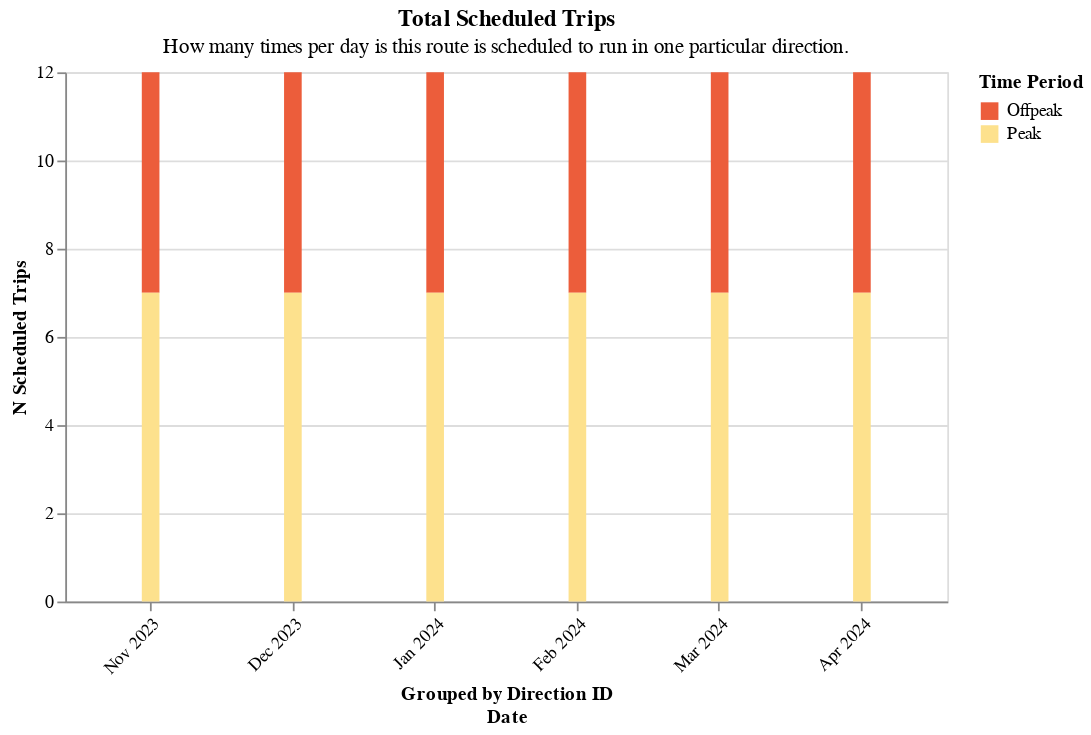

The cell this chart's notebook holds for it:
### Code cell
section3.grouped_bar_chart(
    df=one_route.loc[one_route.time_period != "all_day"].drop_duplicates(),
    color_col="time_period",
    y_col="n_scheduled_trips",
    offset_col="direction_id",
    title="Total Scheduled Trips",
    subtitle="How many times per day is this route is scheduled to run in one particular direction.",
)

### Figure 1 — Vega-Lite specification as saved in the notebook (floating-point values rounded to 4 significant figures)
{"config": {"view": {"continuousWidth": 300, "continuousHeight": 300}}, "data": {"name": "data-5a5058c0fef9a00922ce185cec4948cf"}, "mark": {"type": "bar", "size": 10}, "encoding": {"color": {"field": "time_period", "scale": {"range": ["#ec5d3b", "#fde18d", "#7cc665"]}, "title": "Time Period", "type": "nominal"}, "tooltip": [{"field": "direction_id", "type": "quantitative"}, {"field": "time_period", "type": "nominal"}, {"field": "route_combined_name", "type": "nominal"}, {"field": "organization_name", "type": "nominal"}, {"field": "service_date", "type": "temporal"}, {"field": "time_period", "type": "nominal"}, {"field": "n_scheduled_trips", "type": "quantitative"}], "x": {"axis": {"format": "%b %Y", "labelAngle": -45}, "field": "service_date", "timeUnit": "yearmonthdate", "title": ["Grouped by Direction ID", "Date"], "type": "ordinal"}, "xOffset": {"field": "direction_id", "title": "Direction Id", "type": "nominal"}, "y": {"field": "n_scheduled_trips", "title": "N Scheduled Trips", "type": "quantitative"}}, "height": 300, "title": {"text": ["Total Scheduled Trips"], "subtitle": ["How many times per day is this route is scheduled to run in one particular direction."]}, "width": 500, "$schema": "https://vega.github.io/schema/vega-lite/v5.14.1.json", "datasets": {"data-5a5058c0fef9a00922ce185cec4948cf": [{"schedule_gtfs_dataset_key": "a253a8d7acd57657bb98050f37dd6b0f", "direction_id": 0.0, "time_period": "Offpeak", "avg_scheduled_service_minutes": 52.0, "avg_stop_miles": 0.2, "n_scheduled_trips": 5, "frequency": 0.31, "service_date": "2023-11-15T00:00:00", "minutes_atleast1_vp": 305, "minutes_atleast2_vp": 301, "total_rt_service_minutes": 299.7, "total_scheduled_service_minutes": 260.0, "total_vp": 904, "vp_in_shape": 904, "is_early": 0, "is_ontime": 1, "is_late": 4, "n_vp_trips": 5, "vp_per_minute": 3.02, "pct_in_shape": 100.0, "pct_rt_journey_atleast1_vp": 100.0, "pct_rt_journey_atleast2_vp": 100.0, "pct_sched_journey_atleast1_vp": 100.0, "pct_sched_journey_atleast2_vp": 100.0, "rt_sched_journey_ratio": 1.15, "avg_rt_service_minutes": 59.94, "sched_rt_category": "schedule_and_vp", "speed_mph": null, "name": "Humboldt Schedule", "route_long_name": "AMRTS Gold Route", "route_short_name": "A Gold", "route_combined_name": "AMRTS Gold Route", "route_id": "14", "typology": "rapid", "schedule_source_record_id": "recGTiyx7VcxcUkRu", "base64_url": "aHR0cHM6Ly9kYXRhLnRyaWxsaXVtdHJhbnNpdC5jb20vZ3Rmcy9odW1ib2xkdGNvdW50eS1jYS11cy9odW1ib2xkdGNvdW50eS1jYS11cy56aXA=", "organization_source_record_id": "recynxkqEoo9dJEvw", "organization_name": "City of Eureka", "caltrans_district": "01 - Eureka", "rt_sched_journey_ratio_cat": "Late by 1-25% of the scheduled time", "frequency_cat": "<1 trip/hour", "vp_per_minute_cat": "3+ pings per minute (target)", "ruler_100_pct": 100, "ruler_for_vp_per_min": 2, "frequency_in_minutes": 193.5, "n_scheduled_trips_str": "5"}, {"schedule_gtfs_dataset_key": "a253a8d7acd57657bb98050f37dd6b0f", "direction_id": 0.0, "time_period": "Offpeak", "avg_scheduled_service_minutes": 52.0, "avg_stop_miles": 0.2, "n_scheduled_trips": 5, "frequency": 0.31, "service_date": "2023-12-13T00:00:00", "minutes_atleast1_vp": 303, "minutes_atleast2_vp": 302, "total_rt_service_minutes": 299.5, "total_scheduled_service_minutes": 260.0, "total_vp": 904, "vp_in_shape": 904, "is_early": 0, "is_ontime": 0, "is_late": 5, "n_vp_trips": 5, "vp_per_minute": 3.02, "pct_in_shape": 100.0, "pct_rt_journey_atleast1_vp": 100.0, "pct_rt_journey_atleast2_vp": 100.0, "pct_sched_journey_atleast1_vp": 100.0, "pct_sched_journey_atleast2_vp": 100.0, "rt_sched_journey_ratio": 1.15, "avg_rt_service_minutes": 59.89, "sched_rt_category": "schedule_and_vp", "speed_mph": null, "name": "Humboldt Schedule", "route_long_name": "AMRTS Gold Route", "route_short_name": "A Gold", "route_combined_name": "AMRTS Gold Route", "route_id": "14", "typology": "rapid", "schedule_source_record_id": "recGTiyx7VcxcUkRu", "base64_url": "aHR0cHM6Ly9kYXRhLnRyaWxsaXVtdHJhbnNpdC5jb20vZ3Rmcy9odW1ib2xkdGNvdW50eS1jYS11cy9odW1ib2xkdGNvdW50eS1jYS11cy56aXA=", "organization_source_record_id": "recynxkqEoo9dJEvw", "organization_name": "City of Eureka", "caltrans_district": "01 - Eureka", "rt_sched_journey_ratio_cat": "Late by 1-25% of the scheduled time", "frequency_cat": "<1 trip/hour", "vp_per_minute_cat": "3+ pings per minute (target)", "ruler_100_pct": 100, "ruler_for_vp_per_min": 2, "frequency_in_minutes": 193.5, "n_scheduled_trips_str": "5"}, {"schedule_gtfs_dataset_key": "a253a8d7acd57657bb98050f37dd6b0f", "direction_id": 0.0, "time_period": "Offpeak", "avg_scheduled_service_minutes": 52.0, "avg_stop_miles": 0.19, "n_scheduled_trips": 5, "frequency": 0.31, "service_date": "2024-01-17T00:00:00", "minutes_atleast1_vp": 304, "minutes_atleast2_vp": 302, "total_rt_service_minutes": 300.2, "total_scheduled_service_minutes": 260.0, "total_vp": 906, "vp_in_shape": 906, "is_early": 0, "is_ontime": 0, "is_late": 5, "n_vp_trips": 5, "vp_per_minute": 3.02, "pct_in_shape": 100.0, "pct_rt_journey_atleast1_vp": 100.0, "pct_rt_journey_atleast2_vp": 100.0, "pct_sched_journey_atleast1_vp": 100.0, "pct_sched_journey_atleast2_vp": 100.0, "rt_sched_journey_ratio": 1.15, "avg_rt_service_minutes": 60.03, "sched_rt_category": "schedule_and_vp", "speed_mph": null, "name": "Humboldt Schedule", "route_long_name": "AMRTS Gold Route", "route_short_name": "A Gold", "route_combined_name": "AMRTS Gold Route", "route_id": "14", "typology": "rapid", "schedule_source_record_id": "recGTiyx7VcxcUkRu", "base64_url": "aHR0cHM6Ly9kYXRhLnRyaWxsaXVtdHJhbnNpdC5jb20vZ3Rmcy9odW1ib2xkdGNvdW50eS1jYS11cy9odW1ib2xkdGNvdW50eS1jYS11cy56aXA=", "organization_source_record_id": "recynxkqEoo9dJEvw", "organization_name": "City of Eureka", "caltrans_district": "01 - Eureka", "rt_sched_journey_ratio_cat": "Late by 1-25% of the scheduled time", "frequency_cat": "<1 trip/hour", "vp_per_minute_cat": "3+ pings per minute (target)", "ruler_100_pct": 100, "ruler_for_vp_per_min": 2, "frequency_in_minutes": 193.5, "n_scheduled_trips_str": "5"}, {"schedule_gtfs_dataset_key": "a253a8d7acd57657bb98050f37dd6b0f", "direction_id": 0.0, "time_period": "Offpeak", "avg_scheduled_service_minutes": 52.0, "avg_stop_miles": 0.19, "n_scheduled_trips": 5, "frequency": 0.31, "service_date": "2024-02-14T00:00:00", "minutes_atleast1_vp": 306, "minutes_atleast2_vp": 304, "total_rt_service_minutes": 301.2, "total_scheduled_service_minutes": 260.0, "total_vp": 909, "vp_in_shape": 909, "is_early": 0, "is_ontime": 0, "is_late": 5, "n_vp_trips": 5, "vp_per_minute": 3.02, "pct_in_shape": 100.0, "pct_rt_journey_atleast1_vp": 100.0, "pct_rt_journey_atleast2_vp": 100.0, "pct_sched_journey_atleast1_vp": 100.0, "pct_sched_journey_atleast2_vp": 100.0, "rt_sched_journey_ratio": 1.16, "avg_rt_service_minutes": 60.23, "sched_rt_category": "schedule_and_vp", "speed_mph": null, "name": "Humboldt Schedule", "route_long_name": "AMRTS Gold Route", "route_short_name": "A Gold", "route_combined_name": "AMRTS Gold Route", "route_id": "14", "typology": "rapid", "schedule_source_record_id": "recGTiyx7VcxcUkRu", "base64_url": "aHR0cHM6Ly9kYXRhLnRyaWxsaXVtdHJhbnNpdC5jb20vZ3Rmcy9odW1ib2xkdGNvdW50eS1jYS11cy9odW1ib2xkdGNvdW50eS1jYS11cy56aXA=", "organization_source_record_id": "recynxkqEoo9dJEvw", "organization_name": "City of Eureka", "caltrans_district": "01 - Eureka", "rt_sched_journey_ratio_cat": "Late by 1-25% of the scheduled time", "frequency_cat": "<1 trip/hour", "vp_per_minute_cat": "3+ pings per minute (target)", "ruler_100_pct": 100, "ruler_for_vp_per_min": 2, "frequency_in_minutes": 193.5, "n_scheduled_trips_str": "5"}, {"schedule_gtfs_dataset_key": "a253a8d7acd57657bb98050f37dd6b0f", "direction_id": 0.0, "time_period": "Offpeak", "avg_scheduled_service_minutes": 52.0, "avg_stop_miles": 0.19, "n_scheduled_trips": 5, "frequency": 0.31, "service_date": "2024-03-13T00:00:00", "minutes_atleast1_vp": 314, "minutes_atleast2_vp": 307, "total_rt_service_minutes": 310.4, "total_scheduled_service_minutes": 260.0, "total_vp": 924, "vp_in_shape": 924, "is_early": 0, "is_ontime": 0, "is_late": 5, "n_vp_trips": 5, "vp_per_minute": 2.98, "pct_in_shape": 100.0, "pct_rt_journey_atleast1_vp": 100.0, "pct_rt_journey_atleast2_vp": 99.0, "pct_sched_journey_atleast1_vp": 100.0, "pct_sched_journey_atleast2_vp": 100.0, "rt_sched_journey_ratio": 1.19, "avg_rt_service_minutes": 62.08, "sched_rt_category": "schedule_and_vp", "speed_mph": null, "name": "Humboldt Schedule", "route_long_name": "AMRTS Gold Route", "route_short_name": "A Gold", "route_combined_name": "AMRTS Gold Route", "route_id": "14", "typology": "rapid", "schedule_source_record_id": "recGTiyx7VcxcUkRu", "base64_url": "aHR0cHM6Ly9kYXRhLnRyaWxsaXVtdHJhbnNpdC5jb20vZ3Rmcy9odW1ib2xkdGNvdW50eS1jYS11cy9odW1ib2xkdGNvdW50eS1jYS11cy56aXA=", "organization_source_record_id": "recynxkqEoo9dJEvw", "organization_name": "City of Eureka", "caltrans_district": "01 - Eureka", "rt_sched_journey_ratio_cat": "Late by 1-25% of the scheduled time", "frequency_cat": "<1 trip/hour", "vp_per_minute_cat": "<3 pings/minute", "ruler_100_pct": 100, "ruler_for_vp_per_min": 2, "frequency_in_minutes": 193.5, "n_scheduled_trips_str": "5"}, {"schedule_gtfs_dataset_key": "a253a8d7acd57657bb98050f37dd6b0f", "direction_id": 0.0, "time_period": "Offpeak", "avg_scheduled_service_minutes": 52.0, "avg_stop_miles": 0.19, "n_scheduled_trips": 5, "frequency": 0.31, "service_date": "2024-04-17T00:00:00", "minutes_atleast1_vp": 303, "minutes_atleast2_vp": 300, "total_rt_service_minutes": 298.6, "total_scheduled_service_minutes": 260.0, "total_vp": 901, "vp_in_shape": 901, "is_early": 0, "is_ontime": 0, "is_late": 5, "n_vp_trips": 5, "vp_per_minute": 3.02, "pct_in_shape": 100.0, "pct_rt_journey_atleast1_vp": 100.0, "pct_rt_journey_atleast2_vp": 100.0, "pct_sched_journey_atleast1_vp": 100.0, "pct_sched_journey_atleast2_vp": 100.0, "rt_sched_journey_ratio": 1.15, "avg_rt_service_minutes": 59.73, "sched_rt_category": "schedule_and_vp", "speed_mph": null, "name": "Humboldt Schedule", "route_long_name": "AMRTS Gold Route", "route_short_name": "A Gold", "route_combined_name": "AMRTS Gold Route", "route_id": "14", "typology": "rapid", "schedule_source_record_id": "recGTiyx7VcxcUkRu", "base64_url": "aHR0cHM6Ly9kYXRhLnRyaWxsaXVtdHJhbnNpdC5jb20vZ3Rmcy9odW1ib2xkdGNvdW50eS1jYS11cy9odW1ib2xkdGNvdW50eS1jYS11cy56aXA=", "organization_source_record_id": "recynxkqEoo9dJEvw", "organization_name": "City of Eureka", "caltrans_district": "01 - Eureka", "rt_sched_journey_ratio_cat": "Late by 1-25% of the scheduled time", "frequency_cat": "<1 trip/hour", "vp_per_minute_cat": "3+ pings per minute (target)", "ruler_100_pct": 100, "ruler_for_vp_per_min": 2, "frequency_in_minutes": 193.5, "n_scheduled_trips_str": "5"}, {"schedule_gtfs_dataset_key": "a253a8d7acd57657bb98050f37dd6b0f", "direction_id": 0.0, "time_period": "Peak", "avg_scheduled_service_minutes": 52.0, "avg_stop_miles": 0.2, "n_scheduled_trips": 7, "frequency": 0.88, "service_date": "2023-11-15T00:00:00", "minutes_atleast1_vp": 410, "minutes_atleast2_vp": 405, "total_rt_service_minutes": 403.8, "total_scheduled_service_minutes": 364.0, "total_vp": 1217, "vp_in_shape": 1217, "is_early": 0, "is_ontime": 2, "is_late": 5, "n_vp_trips": 7, "vp_per_minute": 3.01, "pct_in_shape": 100.0, "pct_rt_journey_atleast1_vp": 100.0, "pct_rt_journey_atleast2_vp": 100.0, "pct_sched_journey_atleast1_vp": 100.0, "pct_sched_journey_atleast2_vp": 100.0, "rt_sched_journey_ratio": 1.11, "avg_rt_service_minutes": 57.69, "sched_rt_category": "schedule_and_vp", "speed_mph": 15.07, "name": "Humboldt Schedule", "route_long_name": "AMRTS Gold Route", "route_short_name": "A Gold", "route_combined_name": "AMRTS Gold Route", "route_id": "14", "typology": "rapid", "schedule_source_record_id": "recGTiyx7VcxcUkRu", "base64_url": "aHR0cHM6Ly9kYXRhLnRyaWxsaXVtdHJhbnNpdC5jb20vZ3Rmcy9odW1ib2xkdGNvdW50eS1jYS11cy9odW1ib2xkdGNvdW50eS1jYS11cy56aXA=", "organization_source_record_id": "recynxkqEoo9dJEvw", "organization_name": "City of Eureka", "caltrans_district": "01 - Eureka", "rt_sched_journey_ratio_cat": "Late by 1-25% of the scheduled time", "frequency_cat": "<1 trip/hour", "vp_per_minute_cat": "3+ pings per minute (target)", "ruler_100_pct": 100, "ruler_for_vp_per_min": 2, "frequency_in_minutes": 68.18, "n_scheduled_trips_str": "7"}, {"schedule_gtfs_dataset_key": "a253a8d7acd57657bb98050f37dd6b0f", "direction_id": 0.0, "time_period": "Peak", "avg_scheduled_service_minutes": 52.0, "avg_stop_miles": 0.2, "n_scheduled_trips": 7, "frequency": 0.88, "service_date": "2023-12-13T00:00:00", "minutes_atleast1_vp": 400, "minutes_atleast2_vp": 398, "total_rt_service_minutes": 404.6, "total_scheduled_service_minutes": 364.0, "total_vp": 1193, "vp_in_shape": 1193, "is_early": 0, "is_ontime": 1, "is_late": 6, "n_vp_trips": 7, "vp_per_minute": 2.95, "pct_in_shape": 100.0, "pct_rt_journey_atleast1_vp": 99.0, "pct_rt_journey_atleast2_vp": 98.0, "pct_sched_journey_atleast1_vp": 100.0, "pct_sched_journey_atleast2_vp": 100.0, "rt_sched_journey_ratio": 1.11, "avg_rt_service_minutes": 57.8, "sched_rt_category": "schedule_and_vp", "speed_mph": null, "name": "Humboldt Schedule", "route_long_name": "AMRTS Gold Route", "route_short_name": "A Gold", "route_combined_name": "AMRTS Gold Route", "route_id": "14", "typology": "rapid", "schedule_source_record_id": "recGTiyx7VcxcUkRu", "base64_url": "aHR0cHM6Ly9kYXRhLnRyaWxsaXVtdHJhbnNpdC5jb20vZ3Rmcy9odW1ib2xkdGNvdW50eS1jYS11cy9odW1ib2xkdGNvdW50eS1jYS11cy56aXA=", "organization_source_record_id": "recynxkqEoo9dJEvw", "organization_name": "City of Eureka", "caltrans_district": "01 - Eureka", "rt_sched_journey_ratio_cat": "Late by 1-25% of the scheduled time", "frequency_cat": "<1 trip/hour", "vp_per_minute_cat": "<3 pings/minute", "ruler_100_pct": 100, "ruler_for_vp_per_min": 2, "frequency_in_minutes": 68.18, "n_scheduled_trips_str": "7"}, {"schedule_gtfs_dataset_key": "a253a8d7acd57657bb98050f37dd6b0f", "direction_id": 0.0, "time_period": "Peak", "avg_scheduled_service_minutes": 52.0, "avg_stop_miles": 0.19, "n_scheduled_trips": 7, "frequency": 0.88, "service_date": "2024-01-17T00:00:00", "minutes_atleast1_vp": 428, "minutes_atleast2_vp": 421, "total_rt_service_minutes": 420.0, "total_scheduled_service_minutes": 364.0, "total_vp": 1267, "vp_in_shape": 1267, "is_early": 0, "is_ontime": 1, "is_late": 6, "n_vp_trips": 7, "vp_per_minute": 3.02, "pct_in_shape": 100.0, "pct_rt_journey_atleast1_vp": 100.0, "pct_rt_journey_atleast2_vp": 100.0, "pct_sched_journey_atleast1_vp": 100.0, "pct_sched_journey_atleast2_vp": 100.0, "rt_sched_journey_ratio": 1.15, "avg_rt_service_minutes": 60.0, "sched_rt_category": "schedule_and_vp", "speed_mph": null, "name": "Humboldt Schedule", "route_long_name": "AMRTS Gold Route", "route_short_name": "A Gold", "route_combined_name": "AMRTS Gold Route", "route_id": "14", "typology": "rapid", "schedule_source_record_id": "recGTiyx7VcxcUkRu", "base64_url": "aHR0cHM6Ly9kYXRhLnRyaWxsaXVtdHJhbnNpdC5jb20vZ3Rmcy9odW1ib2xkdGNvdW50eS1jYS11cy9odW1ib2xkdGNvdW50eS1jYS11cy56aXA=", "organization_source_record_id": "recynxkqEoo9dJEvw", "organization_name": "City of Eureka", "caltrans_district": "01 - Eureka", "rt_sched_journey_ratio_cat": "Late by 1-25% of the scheduled time", "frequency_cat": "<1 trip/hour", "vp_per_minute_cat": "3+ pings per minute (target)", "ruler_100_pct": 100, "ruler_for_vp_per_min": 2, "frequency_in_minutes": 68.18, "n_scheduled_trips_str": "7"}, {"schedule_gtfs_dataset_key": "a253a8d7acd57657bb98050f37dd6b0f", "direction_id": 0.0, "time_period": "Peak", "avg_scheduled_service_minutes": 52.0, "avg_stop_miles": 0.19, "n_scheduled_trips": 7, "frequency": 0.88, "service_date": "2024-02-14T00:00:00", "minutes_atleast1_vp": 410, "minutes_atleast2_vp": 405, "total_rt_service_minutes": 402.6, "total_scheduled_service_minutes": 364.0, "total_vp": 1215, "vp_in_shape": 1215, "is_early": 1, "is_ontime": 0, "is_late": 6, "n_vp_trips": 7, "vp_per_minute": 3.02, "pct_in_shape": 100.0, "pct_rt_journey_atleast1_vp": 100.0, "pct_rt_journey_atleast2_vp": 100.0, "pct_sched_journey_atleast1_vp": 100.0, "pct_sched_journey_atleast2_vp": 100.0, "rt_sched_journey_ratio": 1.11, "avg_rt_service_minutes": 57.51, "sched_rt_category": "schedule_and_vp", "speed_mph": 15.51, "name": "Humboldt Schedule", "route_long_name": "AMRTS Gold Route", "route_short_name": "A Gold", "route_combined_name": "AMRTS Gold Route", "route_id": "14", "typology": "rapid", "schedule_source_record_id": "recGTiyx7VcxcUkRu", "base64_url": "aHR0cHM6Ly9kYXRhLnRyaWxsaXVtdHJhbnNpdC5jb20vZ3Rmcy9odW1ib2xkdGNvdW50eS1jYS11cy9odW1ib2xkdGNvdW50eS1jYS11cy56aXA=", "organization_source_record_id": "recynxkqEoo9dJEvw", "organization_name": "City of Eureka", "caltrans_district": "01 - Eureka", "rt_sched_journey_ratio_cat": "Late by 1-25% of the scheduled time", "frequency_cat": "<1 trip/hour", "vp_per_minute_cat": "3+ pings per minute (target)", "ruler_100_pct": 100, "ruler_for_vp_per_min": 2, "frequency_in_minutes": 68.18, "n_scheduled_trips_str": "7"}, {"schedule_gtfs_dataset_key": "a253a8d7acd57657bb98050f37dd6b0f", "direction_id": 0.0, "time_period": "Peak", "avg_scheduled_service_minutes": 52.0, "avg_stop_miles": 0.19, "n_scheduled_trips": 7, "frequency": 0.88, "service_date": "2024-03-13T00:00:00", "minutes_atleast1_vp": 403, "minutes_atleast2_vp": 394, "total_rt_service_minutes": 398.6, "total_scheduled_service_minutes": 364.0, "total_vp": 1187, "vp_in_shape": 1180, "is_early": 0, "is_ontime": 3, "is_late": 4, "n_vp_trips": 7, "vp_per_minute": 2.98, "pct_in_shape": 99.0, "pct_rt_journey_atleast1_vp": 100.0, "pct_rt_journey_atleast2_vp": 99.0, "pct_sched_journey_atleast1_vp": 100.0, "pct_sched_journey_atleast2_vp": 100.0, "rt_sched_journey_ratio": 1.1, "avg_rt_service_minutes": 56.95, "sched_rt_category": "schedule_and_vp", "speed_mph": null, "name": "Humboldt Schedule", "route_long_name": "AMRTS Gold Route", "route_short_name": "A Gold", "route_combined_name": "AMRTS Gold Route", "route_id": "14", "typology": "rapid", "schedule_source_record_id": "recGTiyx7VcxcUkRu", "base64_url": "aHR0cHM6Ly9kYXRhLnRyaWxsaXVtdHJhbnNpdC5jb20vZ3Rmcy9odW1ib2xkdGNvdW50eS1jYS11cy9odW1ib2xkdGNvdW50eS1jYS11cy56aXA=", "organization_source_record_id": "recynxkqEoo9dJEvw", "organization_name": "City of Eureka", "caltrans_district": "01 - Eureka", "rt_sched_journey_ratio_cat": "Late by 1-25% of the scheduled time", "frequency_cat": "<1 trip/hour", "vp_per_minute_cat": "<3 pings/minute", "ruler_100_pct": 100, "ruler_for_vp_per_min": 2, "frequency_in_minutes": 68.18, "n_scheduled_trips_str": "7"}, {"schedule_gtfs_dataset_key": "a253a8d7acd57657bb98050f37dd6b0f", "direction_id": 0.0, "time_period": "Peak", "avg_scheduled_service_minutes": 52.0, "avg_stop_miles": 0.19, "n_scheduled_trips": 7, "frequency": 0.88, "service_date": "2024-04-17T00:00:00", "minutes_atleast1_vp": 411, "minutes_atleast2_vp": 407, "total_rt_service_minutes": 405.1, "total_scheduled_service_minutes": 364.0, "total_vp": 1218, "vp_in_shape": 1217, "is_early": 0, "is_ontime": 1, "is_late": 6, "n_vp_trips": 7, "vp_per_minute": 3.01, "pct_in_shape": 100.0, "pct_rt_journey_atleast1_vp": 100.0, "pct_rt_journey_atleast2_vp": 100.0, "pct_sched_journey_atleast1_vp": 100.0, "pct_sched_journey_atleast2_vp": 100.0, "rt_sched_journey_ratio": 1.11, "avg_rt_service_minutes": 57.88, "sched_rt_category": "schedule_and_vp", "speed_mph": 14.98, "name": "Humboldt Schedule", "route_long_name": "AMRTS Gold Route", "route_short_name": "A Gold", "route_combined_name": "AMRTS Gold Route", "route_id": "14", "typology": "rapid", "schedule_source_record_id": "recGTiyx7VcxcUkRu", "base64_url": "aHR0cHM6Ly9kYXRhLnRyaWxsaXVtdHJhbnNpdC5jb20vZ3Rmcy9odW1ib2xkdGNvdW50eS1jYS11cy9odW1ib2xkdGNvdW50eS1jYS11cy56aXA=", "organization_source_record_id": "recynxkqEoo9dJEvw", "organization_name": "City of Eureka", "caltrans_district": "01 - Eureka", "rt_sched_journey_ratio_cat": "Late by 1-25% of the scheduled time", "frequency_cat": "<1 trip/hour", "vp_per_minute_cat": "3+ pings per minute (target)", "ruler_100_pct": 100, "ruler_for_vp_per_min": 2, "frequency_in_minutes": 68.18, "n_scheduled_trips_str": "7"}]}}
